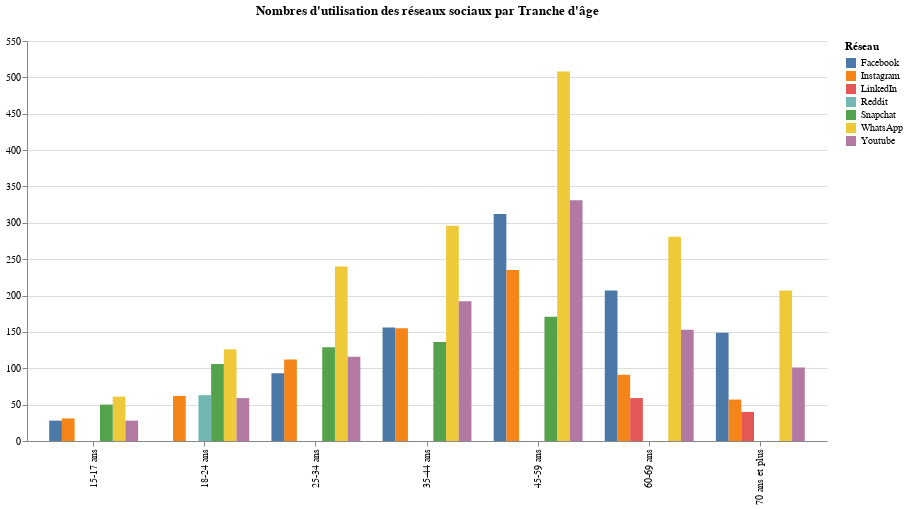

Source (notebook cell):
### Code cell
def Graphe_RS(arcom, var_obj):

    _, cols_data, var, _ = var_selection(var_obj)

    sub_df = arcom.groupby(var).apply(
        lambda g: g.filter(regex=r"RSINFO_2_LR_R_(\d)").apply(lambda x: x.value_counts())
    ).fillna(0)

    sub_df.reset_index(inplace=True)
    sub_df["Ref"] = sub_df[f"{var}"].replace(dict(zip(sorted(sub_df[f"{var}"].unique()), cols_data)))

    col = [
        "Facebook",
        "Instagram",
        "X",
        "TikTok",
        "Snapchat",
        "LinkedIn",
        "WhatsApp",
        "Telegram",
        "Youtube",
        "Twitch",
        "Reddit",
        "Discord",
        "Autre réseau"
    ]

    df_long = sub_df.melt(id_vars=[var, "level_1","Ref"], var_name="Variable", value_name="Réponses")

    df_long["Variable"] = df_long["Variable"].replace(dict(zip(df_long["Variable"].unique(), col)))

    df_long["level_1"] = df_long["level_1"].astype(int)   

    sorted_df = df_long[df_long["level_1"] == 2].sort_values(by=["Ref", "Réponses"], ascending=[True, False]).groupby("Ref").head(5)

    Chart =alt.Chart(sorted_df).mark_bar().encode(
        x=alt.X("Ref:N", title=None),
        y=alt.Y("Réponses:Q", title=None),
        xOffset="Variable",
        color=alt.Color("Variable", title="Réseau"),
        tooltip=["Ref", "Variable", "Réponses"]
    ).configure_view(
        fill=None,
        stroke=None
    ).properties(
        height=400,
        width=800,
        title={"text" : f"Nombres d'utilisation des réseaux sociaux par {var_obj}",
            "subtitle": f"Source ARCOM 2024, base : 2949 répondants",
            "subtitleColor": "white",}
    )

    return Chart

Graphe_RS(arcom, var_obj)

### Figure 1 — Vega-Lite specification as saved in the notebook (floating-point values rounded to 4 significant figures)
{"usermeta": {"embedOptions": {"theme": "carbong100"}}, "config": {"view": {"continuousWidth": 300, "continuousHeight": 300, "fill": null, "stroke": null}}, "data": {"name": "data-fc2524febc85c64152372a276fe52a61"}, "mark": {"type": "bar"}, "encoding": {"color": {"field": "Variable", "title": "Réseau", "type": "nominal"}, "tooltip": [{"field": "Ref", "type": "nominal"}, {"field": "Variable", "type": "nominal"}, {"field": "Réponses", "type": "quantitative"}], "x": {"field": "Ref", "title": null, "type": "nominal"}, "xOffset": {"field": "Variable", "type": "nominal"}, "y": {"field": "Réponses", "title": null, "type": "quantitative"}}, "height": 400, "title": {"text": "Nombres d'utilisation des réseaux sociaux par Tranche d'âge", "subtitle": "Source ARCOM 2024, base : 2949 répondants", "subtitleColor": "white"}, "width": 800, "$schema": "https://vega.github.io/schema/vega-lite/v5.20.1.json", "datasets": {"data-fc2524febc85c64152372a276fe52a61": [{"RS2C_RECODE_AG_R": 1, "level_1": 2, "Ref": "15-17 ans", "Variable": "WhatsApp", "Réponses": 61.0}, {"RS2C_RECODE_AG_R": 1, "level_1": 2, "Ref": "15-17 ans", "Variable": "Snapchat", "Réponses": 50.0}, {"RS2C_RECODE_AG_R": 1, "level_1": 2, "Ref": "15-17 ans", "Variable": "Instagram", "Réponses": 31.0}, {"RS2C_RECODE_AG_R": 1, "level_1": 2, "Ref": "15-17 ans", "Variable": "Facebook", "Réponses": 28.0}, {"RS2C_RECODE_AG_R": 1, "level_1": 2, "Ref": "15-17 ans", "Variable": "Youtube", "Réponses": 28.0}, {"RS2C_RECODE_AG_R": 2, "level_1": 2, "Ref": "18-24 ans", "Variable": "WhatsApp", "Réponses": 126.0}, {"RS2C_RECODE_AG_R": 2, "level_1": 2, "Ref": "18-24 ans", "Variable": "Snapchat", "Réponses": 106.0}, {"RS2C_RECODE_AG_R": 2, "level_1": 2, "Ref": "18-24 ans", "Variable": "Reddit", "Réponses": 63.0}, {"RS2C_RECODE_AG_R": 2, "level_1": 2, "Ref": "18-24 ans", "Variable": "Instagram", "Réponses": 62.0}, {"RS2C_RECODE_AG_R": 2, "level_1": 2, "Ref": "18-24 ans", "Variable": "Youtube", "Réponses": 59.0}, {"RS2C_RECODE_AG_R": 3, "level_1": 2, "Ref": "25-34 ans", "Variable": "WhatsApp", "Réponses": 240.0}, {"RS2C_RECODE_AG_R": 3, "level_1": 2, "Ref": "25-34 ans", "Variable": "Snapchat", "Réponses": 129.0}, {"RS2C_RECODE_AG_R": 3, "level_1": 2, "Ref": "25-34 ans", "Variable": "Youtube", "Réponses": 116.0}, {"RS2C_RECODE_AG_R": 3, "level_1": 2, "Ref": "25-34 ans", "Variable": "Instagram", "Réponses": 112.0}, {"RS2C_RECODE_AG_R": 3, "level_1": 2, "Ref": "25-34 ans", "Variable": "Facebook", "Réponses": 93.0}, {"RS2C_RECODE_AG_R": 4, "level_1": 2, "Ref": "35-44 ans", "Variable": "WhatsApp", "Réponses": 296.0}, {"RS2C_RECODE_AG_R": 4, "level_1": 2, "Ref": "35-44 ans", "Variable": "Youtube", "Réponses": 192.0}, {"RS2C_RECODE_AG_R": 4, "level_1": 2, "Ref": "35-44 ans", "Variable": "Facebook", "Réponses": 156.0}, {"RS2C_RECODE_AG_R": 4, "level_1": 2, "Ref": "35-44 ans", "Variable": "Instagram", "Réponses": 155.0}, {"RS2C_RECODE_AG_R": 4, "level_1": 2, "Ref": "35-44 ans", "Variable": "Snapchat", "Réponses": 136.0}, {"RS2C_RECODE_AG_R": 5, "level_1": 2, "Ref": "45-59 ans", "Variable": "WhatsApp", "Réponses": 508.0}, {"RS2C_RECODE_AG_R": 5, "level_1": 2, "Ref": "45-59 ans", "Variable": "Youtube", "Réponses": 331.0}, {"RS2C_RECODE_AG_R": 5, "level_1": 2, "Ref": "45-59 ans", "Variable": "Facebook", "Réponses": 312.0}, {"RS2C_RECODE_AG_R": 5, "level_1": 2, "Ref": "45-59 ans", "Variable": "Instagram", "Réponses": 235.0}, {"RS2C_RECODE_AG_R": 5, "level_1": 2, "Ref": "45-59 ans", "Variable": "Snapchat", "Réponses": 171.0}, {"RS2C_RECODE_AG_R": 6, "level_1": 2, "Ref": "60-69 ans", "Variable": "WhatsApp", "Réponses": 281.0}, {"RS2C_RECODE_AG_R": 6, "level_1": 2, "Ref": "60-69 ans", "Variable": "Facebook", "Réponses": 207.0}, {"RS2C_RECODE_AG_R": 6, "level_1": 2, "Ref": "60-69 ans", "Variable": "Youtube", "Réponses": 153.0}, {"RS2C_RECODE_AG_R": 6, "level_1": 2, "Ref": "60-69 ans", "Variable": "Instagram", "Réponses": 91.0}, {"RS2C_RECODE_AG_R": 6, "level_1": 2, "Ref": "60-69 ans", "Variable": "LinkedIn", "Réponses": 59.0}, {"RS2C_RECODE_AG_R": 7, "level_1": 2, "Ref": "70 ans et plus", "Variable": "WhatsApp", "Réponses": 207.0}, {"RS2C_RECODE_AG_R": 7, "level_1": 2, "Ref": "70 ans et plus", "Variable": "Facebook", "Réponses": 149.0}, {"RS2C_RECODE_AG_R": 7, "level_1": 2, "Ref": "70 ans et plus", "Variable": "Youtube", "Réponses": 101.0}, {"RS2C_RECODE_AG_R": 7, "level_1": 2, "Ref": "70 ans et plus", "Variable": "Instagram", "Réponses": 57.0}, {"RS2C_RECODE_AG_R": 7, "level_1": 2, "Ref": "70 ans et plus", "Variable": "LinkedIn", "Réponses": 40.0}]}}
